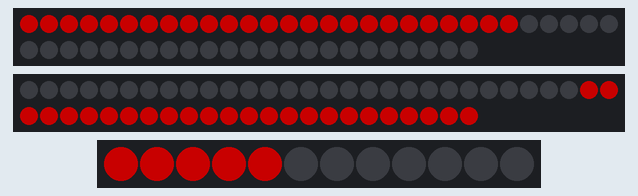
This sketch was run on a simulated Arduino Uno, built with avr-gcc and run on an emulated ATmega328P. On the bench: 2 × 53 RGB LEDs in strip order, left to right, continuing on the next row, 12 RGB LEDs in strip order, left to right. Dim RGB values are drawn brighter than linear.

Above: at 0.01 s.
At 49.8 s:
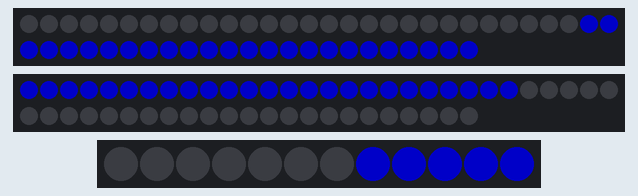

The sketch:

Police_Lights_2.ino
```cpp
/*
Police lights using FastLED library
and an Arduino Uno by Noah Naugle
*/

#define FASTLED_INTERNAL
#include "FastLED.h"
#define COLOR_ORDER GRB
#define LED_TYPE WS2812
#define NUM_LEDS 53
#define NUM_LEDS3 12

CRGBArray<NUM_LEDS> leds1;
CRGBArray<NUM_LEDS> leds2;
CRGBArray<NUM_LEDS3> leds3;
//bottom row led strip arrays are leds1
//top row led strip arrays are leds2
CRGBSet group1(leds1(0,4));
CRGBSet group2(leds1(5,9));
CRGBSet group3(leds1(10,14));
CRGBSet group4(leds1(15,19));
CRGBSet group5(leds1(20,24));
CRGBSet group6(leds1(28,32));
CRGBSet group7(leds1(33,37));
CRGBSet group8(leds1(38,42));
CRGBSet group9(leds1(43,47));
CRGBSet group10(leds1(48,52));

CRGBSet group11(leds2(48,52));
CRGBSet group12(leds2(43,47));
CRGBSet group13(leds2(38,42));
CRGBSet group14(leds2(33,37));
CRGBSet group15(leds2(28,32));
CRGBSet group16(leds2(20,24));
CRGBSet group17(leds2(15,19));
CRGBSet group18(leds2(10,14));
CRGBSet group19(leds2(5,9));
CRGBSet group20(leds2(0,4));

CRGBSet group21(leds3(0,0));
CRGBSet group22(leds3(1,1));
CRGBSet group23(leds3(2,2));
CRGBSet group24(leds3(3,3));
CRGBSet group25(leds3(4,4));
CRGBSet group26(leds3(7,7));
CRGBSet group27(leds3(8,8));
CRGBSet group28(leds3(9,9));
CRGBSet group29(leds3(10,10));
CRGBSet group30(leds3(11,11));

CHSV color1(0,255,255);			//red
CHSV color2(160,255,255);		//blue
CHSV color3(0,0,0);				//black

void setup() {

  FastLED.addLeds<WS2812, 5, GRB>(leds1, NUM_LEDS);		//strip1 or bottom row
  FastLED.addLeds<WS2812, 6, GRB>(leds2, NUM_LEDS);		//strip2 or top row
  FastLED.addLeds<WS2812, 7, GRB>(leds3, NUM_LEDS3);	//strip3 or computer lights
  FastLED.setBrightness(255);							//full brightness

}

void loop() {
	for(int x = 0; x < 3; x++) {	//repeat the flash 3 times
		group1 = color1;
		group11 = color1;
		group21 = color1;
		group2 = color1;
		group12 = color1;
		group22 = color1;
		group3 = color1;
		group13 = color1;
		group23 = color1;
		group4 = color1;
		group14 = color1;
		group24 = color1;
		group5 = color1;
		group15 = color1;
		group25 = color1;

		FastLED.show(100);
		delay(50);

		group1 = color3;
		group11 = color3;
		group21 = color3;
		group2 = color3;
		group12 = color3;
		group22 = color3;
		group3 = color3;
		group13 = color3;
		group23 = color3;
		group4 = color3;
		group14 = color3;
		group24 = color3;
		group5 = color3;
		group15 = color3;
		group25 = color3;

		FastLED.show(100);
		delay(50);
	}
	for(int x = 0; x < 3; x++) {
		group6 = color2;
		group16 = color2;
		group26 = color2;
		group7 = color2;
		group17 = color2;
		group27 = color2;
		group8 = color2;
		group18 = color2;
		group28 = color2;
		group9 = color2;
		group19 = color2;
		group29 = color2;
		group10 = color2;
		group20 = color2;
		group30 = color2;

		FastLED.show(100);
		delay(50);

		group6 = color3;
		group16 = color3;
		group26 = color3;
		group7 = color3;
		group17 = color3;
		group27 = color3;
		group8 = color3;
		group18 = color3;
		group28 = color3;
		group9 = color3;
		group19 = color3;
		group29 = color3;
		group10 = color3;
		group20 = color3;
		group30 = color3;

		FastLED.show(100);
		delay(50);
	}
}
```
